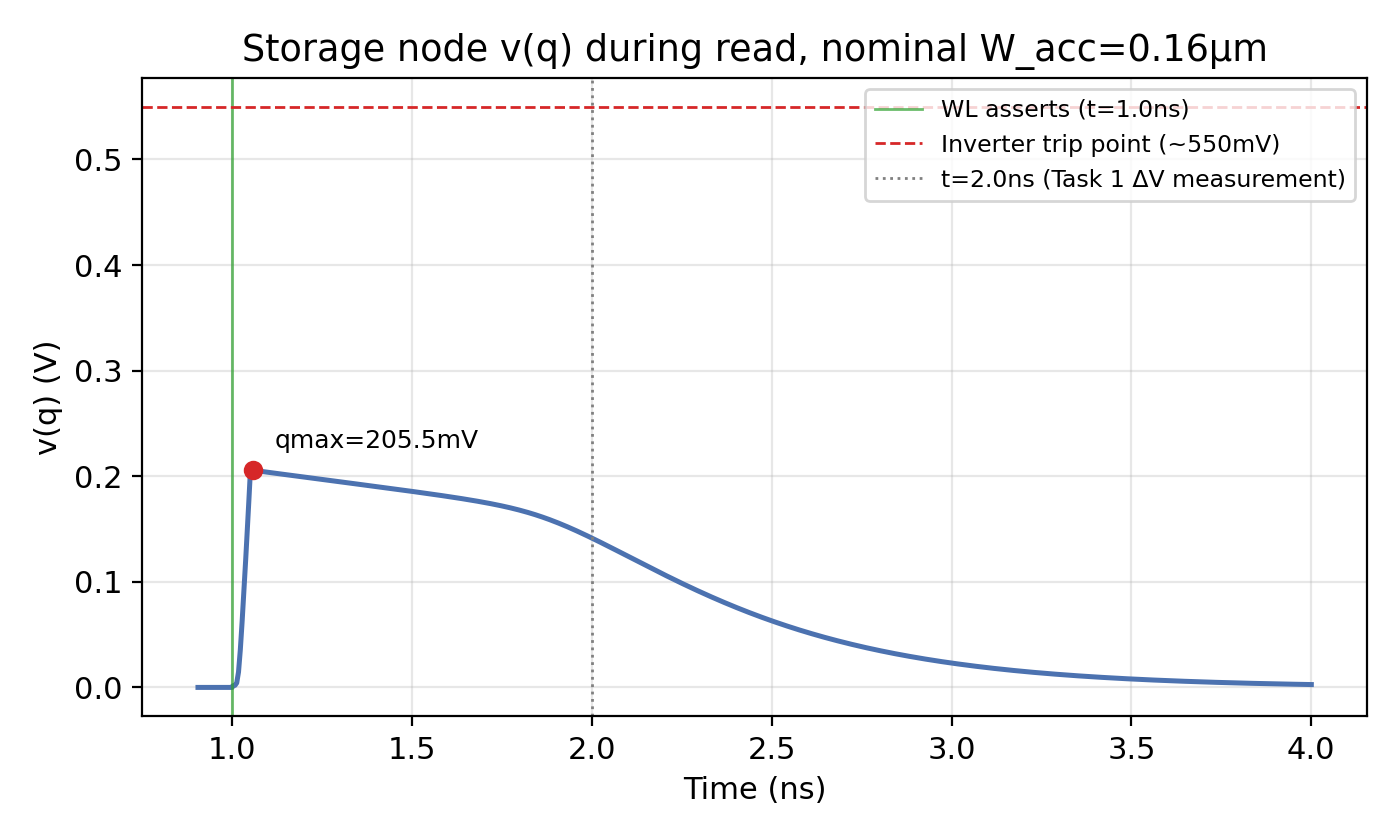

Generate this figure with Python:
import matplotlib.pyplot as plt
import pandas as pd
import matplotlib
matplotlib.rcParams['font.size'] = 11

# wrdata format: t,v(bl),t,v(blb),t,v(q),t,v(qb) -- no header.
# Confirmed column 5 = v(q): max within [1ns,4ns] = 0.2055V, matching Task 1's
# ngspice-reported qmax exactly. The netlist's own .meas restricts to
# FROM=1n TO=4n specifically because WL=0 until t=1n (PWL(0 0 1n 0 1.05n VDD)) --
# nothing can physically couple into q before the wordline asserts, so anything
# before 1ns is pre-read numerical settling, not real device behavior. Plot
# starts at 0.9ns to show the WL turn-on cleanly without that meaningless region.
df = pd.read_csv('data/partA_vq_nominal_raw.csv', header=None, sep=r'\s+')
t_ns = df[4] * 1e9
vq = df[5]
mask = t_ns >= 0.9
t_ns, vq = t_ns[mask], vq[mask]

fig, ax = plt.subplots(figsize=(7, 4.2))
ax.plot(t_ns, vq, color='#4c72b0', linewidth=1.8)
ax.axvline(1.0, color='#2ca02c', linestyle='-', linewidth=1, alpha=0.7, label='WL asserts (t=1.0ns)')
ax.axhline(0.55, color='#d62728', linestyle='--', linewidth=1, label='Inverter trip point (~550mV)')
ax.axvline(2.0, color='gray', linestyle=':', linewidth=1, label='t=2.0ns (Task 1 \u0394V measurement)')
qmax_val = vq[(t_ns >= 1.0) & (t_ns <= 4.0)].max()
qmax_t = t_ns[vq == qmax_val].values[0]
ax.plot(qmax_t, qmax_val, 'o', color='#d62728', markersize=6, zorder=5)
ax.annotate(f'qmax={qmax_val*1000:.1f}mV', (qmax_t, qmax_val), textcoords="offset points", xytext=(8, 8), fontsize=9)
ax.set_xlabel('Time (ns)')
ax.set_ylabel('v(q) (V)')
ax.set_title('Storage node v(q) during read, nominal W_acc=0.16\u00b5m')
ax.legend(fontsize=8.5, loc='upper right')
ax.grid(alpha=0.3)
plt.tight_layout()
plt.savefig('plots/plot_partA_vq.png', dpi=200)
print("saved")
